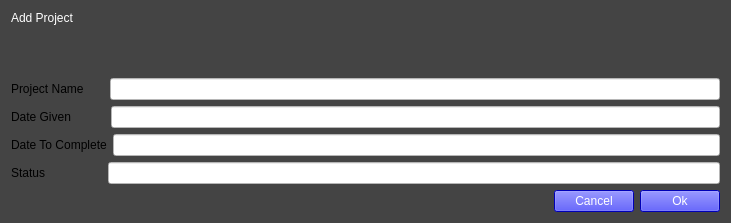
<?xml version="1.0" encoding="UTF-8"?>
<ui version="4.0">
 <class>Form</class>
 <widget class="QWidget" name="Form">
  <property name="geometry">
   <rect>
    <x>0</x>
    <y>0</y>
    <width>731</width>
    <height>223</height>
   </rect>
  </property>
  <property name="windowTitle">
   <string>Form</string>
  </property>
  <property name="styleSheet">
   <string notr="true">background-color: rgb(68, 68, 68);</string>
  </property>
  <layout class="QVBoxLayout" name="verticalLayout">
   <item>
    <widget class="QLabel" name="label">
     <property name="styleSheet">
      <string notr="true">color: rgb(255, 255, 255);
font: 75 12pt &quot;MS Shell Dlg 2&quot;;</string>
     </property>
     <property name="text">
      <string>Add Project</string>
     </property>
     <property name="alignment">
      <set>Qt::AlignLeading|Qt::AlignLeft|Qt::AlignTop</set>
     </property>
    </widget>
   </item>
   <item>
    <spacer name="verticalSpacer_2">
     <property name="orientation">
      <enum>Qt::Vertical</enum>
     </property>
     <property name="sizeHint" stdset="0">
      <size>
       <width>20</width>
       <height>40</height>
      </size>
     </property>
    </spacer>
   </item>
   <item>
    <layout class="QHBoxLayout" name="horizontalLayout_2">
     <item>
      <widget class="QLabel" name="label_2">
       <property name="styleSheet">
        <string notr="true">font: 75 12pt &quot;MS Shell Dlg 2&quot;;</string>
       </property>
       <property name="text">
        <string>Project Name      </string>
       </property>
      </widget>
     </item>
     <item>
      <widget class="QLineEdit" name="ProjectName">
       <property name="styleSheet">
        <string notr="true">background-color: rgb(255, 255, 255);
font: 75 12pt &quot;MS Shell Dlg 2&quot;;</string>
       </property>
      </widget>
     </item>
    </layout>
   </item>
   <item>
    <layout class="QHBoxLayout" name="horizontalLayout_3">
     <item>
      <widget class="QLabel" name="label_3">
       <property name="styleSheet">
        <string notr="true">font: 75 12pt &quot;MS Shell Dlg 2&quot;;</string>
       </property>
       <property name="text">
        <string>Date Given          </string>
       </property>
      </widget>
     </item>
     <item>
      <widget class="QLineEdit" name="dateGiven">
       <property name="styleSheet">
        <string notr="true">background-color: rgb(255, 255, 255);
font: 75 12pt &quot;MS Shell Dlg 2&quot;;</string>
       </property>
      </widget>
     </item>
    </layout>
   </item>
   <item>
    <layout class="QHBoxLayout" name="horizontalLayout_4">
     <item>
      <widget class="QLabel" name="label_4">
       <property name="styleSheet">
        <string notr="true">font: 75 12pt &quot;MS Shell Dlg 2&quot;;</string>
       </property>
       <property name="text">
        <string>Date To Complete</string>
       </property>
      </widget>
     </item>
     <item>
      <widget class="QLineEdit" name="DateCompleted">
       <property name="styleSheet">
        <string notr="true">background-color: rgb(255, 255, 255);
font: 75 12pt &quot;MS Shell Dlg 2&quot;;</string>
       </property>
      </widget>
     </item>
    </layout>
   </item>
   <item>
    <layout class="QHBoxLayout" name="horizontalLayout_5">
     <item>
      <widget class="QLabel" name="label_5">
       <property name="styleSheet">
        <string notr="true">font: 75 12pt &quot;MS Shell Dlg 2&quot;;</string>
       </property>
       <property name="text">
        <string>Status                 </string>
       </property>
      </widget>
     </item>
     <item>
      <widget class="QLineEdit" name="Status">
       <property name="styleSheet">
        <string notr="true">background-color: rgb(255, 255, 255);
font: 75 12pt &quot;MS Shell Dlg 2&quot;;</string>
       </property>
      </widget>
     </item>
    </layout>
   </item>
   <item>
    <layout class="QHBoxLayout" name="horizontalLayout">
     <item>
      <spacer name="horizontalSpacer">
       <property name="orientation">
        <enum>Qt::Horizontal</enum>
       </property>
       <property name="sizeHint" stdset="0">
        <size>
         <width>40</width>
         <height>20</height>
        </size>
       </property>
      </spacer>
     </item>
     <item alignment="Qt::AlignRight">
      <widget class="QPushButton" name="cancel">
       <property name="styleSheet">
        <string notr="true">color: rgb(255, 255, 255);
background-color: rgb(0, 0, 255);
font: 75 12pt &quot;MS Shell Dlg 2&quot;;</string>
       </property>
       <property name="text">
        <string>Cancel</string>
       </property>
      </widget>
     </item>
     <item alignment="Qt::AlignRight">
      <widget class="QPushButton" name="Addtotable">
       <property name="styleSheet">
        <string notr="true">color: rgb(255, 255, 255);
background-color: rgb(0, 0, 255);
font: 75 12pt &quot;MS Shell Dlg 2&quot;;</string>
       </property>
       <property name="text">
        <string>Ok</string>
       </property>
      </widget>
     </item>
    </layout>
   </item>
  </layout>
 </widget>
 <resources/>
 <connections/>
</ui>
